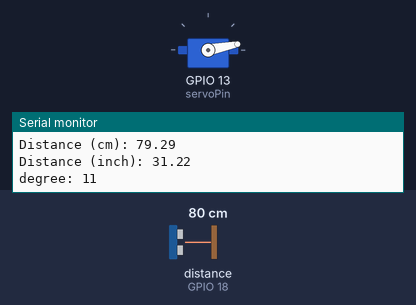
Bench run of a sketch on a simulated ESP32. Parts: servo, the last lines printed to the serial monitor. Wiring (inferred from the names in the program): ultrasonic range finder: trigger GPIO 5; echo GPIO 18. Inputs (shaded band) come from the test bench; at power-on: distance to the obstacle (sensor on GPIO 18) 80 cm. The echo pulse lasts 58.3 µs per cm; nothing arrives over Bluetooth unless stated.

Above: at 1.2 s.
1.3 s: distance to the obstacle (sensor on GPIO 18) set to 2 cm
At 3.6 s:
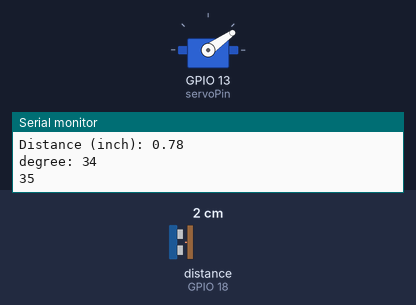
4.3 s: distance to the obstacle (sensor on GPIO 18) set to 60 cm
At 4.93 s:
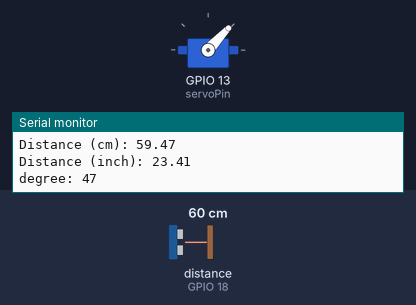
7.3 s: distance to the obstacle (sensor on GPIO 18) set to 4 cm
At 11.19 s:
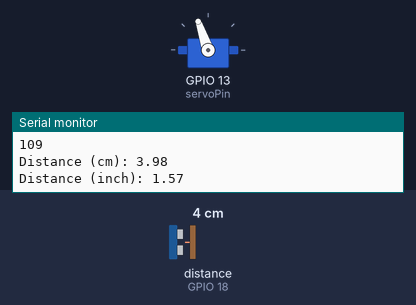
Timing chart, 0 to 25.3 s (numbered marks = the images above; inputs shaded):
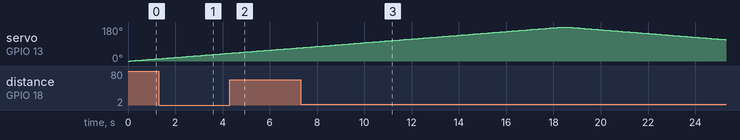

The sketch:

sketch_jul4a.ino
```cpp
// (licence header left out)
#include <ESP32Servo.h>
#include "BluetoothSerial.h"

#if !defined(CONFIG_BT_ENABLED) || !defined(CONFIG_BLUEDROID_ENABLED)
#error Bluetooth is not enabled! Please run `make menuconfig` to and enable it
#endif

BluetoothSerial SerialBT;


static const int servoPin = 13;
Servo servo1;

const int trigPin = 5;
const int echoPin = 18;

//define sound speed in cm/uS
#define SOUND_SPEED 0.034
#define CM_TO_INCH 0.393701
uint32_t delayDuration = 100;

long duration;
float distanceCm;
float distanceInch;

void setup() {
  Serial.begin(115200);           // Starts the serial communication
  servo1.attach(servoPin);        //set servo pin
  SerialBT.begin("ESP32 radar");  //Bluetooth device name
  pinMode(trigPin, OUTPUT);       // Sets the trigPin as an Output
  pinMode(echoPin, INPUT);        // Sets the echoPin as an Input
}

void readBT() {
  if (Serial.available()) {
    SerialBT.write(Serial.read());
  }
  if (SerialBT.available()) {
    Serial.write(SerialBT.read());
  }
}

void sendDataBT(char* message) {
  SerialBT.print(message);
}

void getDistance(int degree) {
  // Clears the trigPin
  digitalWrite(trigPin, LOW);
  delayMicroseconds(2);
  // Sets the trigPin on HIGH state for 10 micro seconds
  digitalWrite(trigPin, HIGH);
  delayMicroseconds(10);
  digitalWrite(trigPin, LOW);

  // Reads the echoPin, returns the sound wave travel time in microseconds
  duration = pulseIn(echoPin, HIGH);

  // Calculate the distance
  distanceCm = duration * SOUND_SPEED / 2;

  // Convert to inches
  distanceInch = distanceCm * CM_TO_INCH;

  // Prints the distance in the Serial Monitor
  Serial.print("Distance (cm): ");
  Serial.println(distanceCm);
  Serial.print("Distance (inch): ");
  Serial.println(distanceInch);
  Serial.print("degree: ");
  Serial.println(degree);


  char jsonStr[200];  // Make sure this buffer is large enough to hold the final string
  snprintf(jsonStr, sizeof(jsonStr), "{\"degree\": %d, \"distance\": %f}", degree, distanceCm);
  sendDataBT(jsonStr);
}

void loop() {

  for(int posDegrees = 0; posDegrees <= 180; posDegrees++) {
    servo1.write(posDegrees);
    Serial.println(posDegrees);
    getDistance(posDegrees);
    delay(delayDuration);
  }

  for(int posDegrees = 180; posDegrees >= 0; posDegrees--) {
    servo1.write(posDegrees);
    Serial.println(posDegrees);
    getDistance(posDegrees);
    delay(delayDuration);
  }
}
```

Measured:
- by itself, servo on GPIO 13 (servoPin): rises from 70° to 180° in 11.0 s, then falls to 113° in 6.9 s
